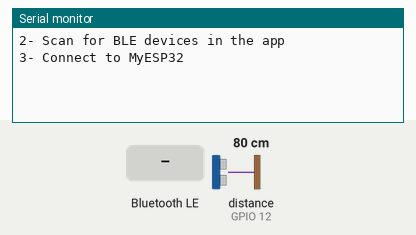
This sketch was run on a simulated ESP32. Shown: the last lines printed to the serial monitor. The inputs (shaded band) are chosen by the test bench; at power-on: distance to the obstacle (sensor on GPIO 12) 80 cm. The echo pulse lasts 58.3 µs per cm; EEPROM starts erased; nothing arrives over Bluetooth unless stated; a phone connects over Bluetooth LE 3 s after start.

Above: at 1.2 s.
1.3 s: Bluetooth LE write "set" received
At 2.5 s:
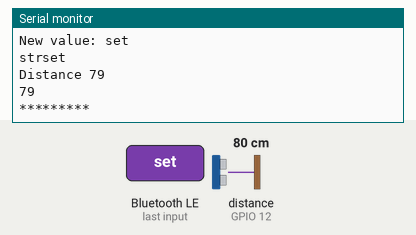
2.8 s: Bluetooth LE write "hi" received
At 3.7 s:
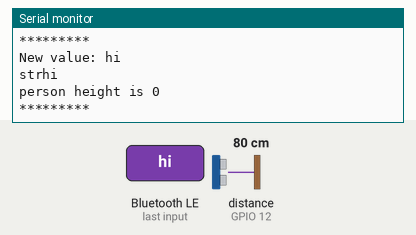
4.3 s: Bluetooth LE write "1" received
At 5.8 s:
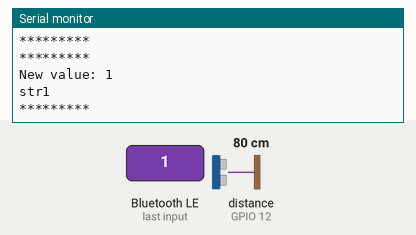

Measured:
- after the input at 1.3 s, the serial monitor: prints a new line at once (image 1)
- after the input at 2.8 s, the serial monitor: prints a new line at once (image 2)
- after the input at 4.3 s, the serial monitor: prints a new line at once (image 3)

The sketch:

Ble_distance.ino
```cpp
#include <BLEDevice.h>
#include <BLEUtils.h>
#include <BLEServer.h>
#include <EEPROM.h>
#include <soc.h>
#include <rtc_cntl_reg.h>
#include <string.h>
#include <stdlib.h>

#include <BLE2902.h>


#define SERVICE_UUID        "4fafc201-1fb5-459e-8fcc-c5c9c331914b"
#define CHARACTERISTIC_UUID "beb5483e-36e1-4688-b7f5-ea07361b26a8"

const int trigPin = 14;
const int echoPin = 12;

bool deviceConnected = false;
BLECharacteristic* pCharacteristic = NULL;

long duration;
int distance;
int height;


void setHeight(){

  digitalWrite(trigPin,LOW);
  delayMicroseconds(2);

  digitalWrite(trigPin,HIGH);
  delayMicroseconds(10);
  digitalWrite(trigPin,LOW);

  duration = pulseIn(echoPin,HIGH);
  distance = duration*0.034/2;

  Serial.print("Distance ");
  Serial.println(distance );

//  String str(distance);
   char buf[5];
   itoa(distance, buf, 10);

  Serial.println(buf);

  if(deviceConnected){
     pCharacteristic->setValue(buf);
  }

}

void calculateHeight(){
  digitalWrite(trigPin,LOW);
  delayMicroseconds(2);

  digitalWrite(trigPin,HIGH);
  delayMicroseconds(10);
  digitalWrite(trigPin,LOW);

  duration = pulseIn(echoPin,HIGH);
  height = duration*0.034/2;

  int finalheight = distance-height;
  Serial.print("person height is ");
  Serial.println(finalheight);

     char buf[5];
   itoa(finalheight, buf, 10);

  if(deviceConnected){
      pCharacteristic->setValue(buf);
  }

}


class MyServerCallbacks: public BLEServerCallbacks {
    void onConnect(BLEServer* pServer) {
      deviceConnected = true;
    };

    void onDisconnect(BLEServer* pServer) {
      deviceConnected = false;
    }
};

class MyCallbacks: public BLECharacteristicCallbacks {
    void onWrite(BLECharacteristic *pCharacteristic) {
      std::string value = pCharacteristic->getValue();

      char a[value.length()];
      if (value.length() > 0) {
        Serial.println("*********");
        Serial.print("New value: ");
        for (int i = 0; i < value.length(); i++){
          Serial.print(value[i]);
          a[i] =value[i];
        }
        Serial.println(" ");
       a[value.length()] ='\0';

       String str(a);
       Serial.print("str");
       Serial.println(str);

        if(str == "set"){
          setHeight();
        }

        if(str == "hi"){
          calculateHeight();
        }


        Serial.println();
        Serial.println("*********");
      }
    }
};

void setup() {


  Serial.begin(9600);
  EEPROM.begin(512);


  Serial.println("2- Scan for BLE devices in the app");
  Serial.println("3- Connect to MyESP32");

//  WRITE_PERI_REG(RTC_CNTL_BROWN_OUT_REG,0);


  BLEDevice::init("MyESP32");
  BLEServer *pServer = BLEDevice::createServer();
  pServer->setCallbacks(new MyServerCallbacks());

  BLEService *pService = pServer->createService(SERVICE_UUID);

  pCharacteristic  =  pService->createCharacteristic(
                                 CHARACTERISTIC_UUID,
                                 BLECharacteristic::PROPERTY_READ |
                                 BLECharacteristic::PROPERTY_WRITE |
                                 BLECharacteristic::PROPERTY_NOTIFY
                               );

  pCharacteristic->setCallbacks(new MyCallbacks());

  pCharacteristic->setValue("Hello World");
  pService->start();

  BLEAdvertising *pAdvertising = pServer->getAdvertising();
  pAdvertising->start();


  pinMode(trigPin,OUTPUT);
  pinMode(echoPin,INPUT);


}


void loop() {
  // put your main code here, to run repeatedly:

}
```
